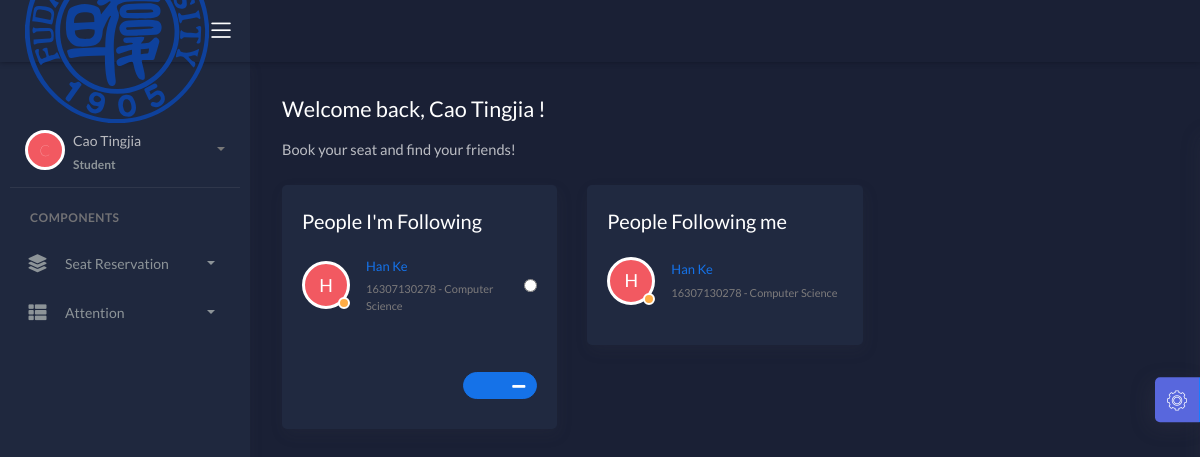
Page /look_friends (signed in) on the committed database.
### data/models.py (models this page shows)
class Students(models.Model):
	student_id = models.CharField(primary_key=True, max_length=45)
	name = models.CharField(max_length=45)
	age = models.IntegerField(default=18)
	sex = models.CharField(max_length=1,default='M')
	major = models.CharField(max_length=45)
	password = models.CharField(max_length=128,default='Fudan')
	is_admin = models.BooleanField(default = False)

### LRPJ/views_1.py (the view)
# urls.py: url(r'^look_friends', views_1.look_friends, name = 'look_friends'),
def look_friends(request):
	request.session.setdefault('login_user', '???')
	context = {'error': False}
	cur_user_id = request.session['login_user']
	cur_user = models.Students.objects.get(pk = cur_user_id)
	if cur_user_id == '???':
		return HttpResponseRedirect('/login')
	context['user'] = cur_user
	qid = request.POST.get('delete_a_friend')
	if qid:
		q = models.Students.objects.get(pk = qid)
		f = models.Friends.objects.get(student0 = cur_user ,student1 = q)
		f.delete()
	stu_list1 = models.Friends.objects.filter(student0 = cur_user)
	if stu_list1:
		stu_list = set()
		for stu in stu_list1:
			stu_list.add(stu.student1)
		context['attention_list'] = stu_list
	stu_list1 = models.Friends.objects.filter(student1 = cur_user)
	if stu_list1:
		stu_list = set()
		for stu in stu_list1:
			stu_list.add(stu.student0)
		context['fan_list'] = stu_list
	return render(request, 'look_friends.html', context)

### templates/look_friends.html (shortened to what this page needs)
<!DOCTYPE html>
<html lang="en">
<head>
	<link rel="stylesheet" href="/assets/css/bootstrap.min.css">
	<link rel="stylesheet" href="/assets/css/atlantis.min.css">
	<link rel="stylesheet" href="/assets/css/demo.css">
</head>
<body data-background-color="dark">
	<div class="wrapper">
		<div class="main-header">
			<div class="logo-header" data-background-color="dark2">
					<img src="/assets/img/Fudan_University_Logo.svg" alt="navbar brand" class="navbar-brand">
				<div class="nav-toggle">
					<button class="btn btn-toggle toggle-sidebar">
						<i class="icon-menu"></i>
					</button>
				</div>
			</div>
			<nav class="navbar navbar-header navbar-expand-lg" data-background-color="dark">
				<div class="container-fluid">
					<ul class="navbar-nav topbar-nav ml-md-auto align-items-center">
						<li class="nav-item dropdown hidden-caret">
							<a class="dropdown-toggle profile-pic" data-toggle="dropdown" href="#" aria-expanded="false">
								<div class="avatar-sm">
								</div>
							</a>
						</li>
					</ul>
				</div>
			</nav>
		</div>
		<div class="sidebar sidebar-style-2" data-background-color="dark2" >
			<div class="sidebar-wrapper scrollbar scrollbar-inner">
				<div class="sidebar-content">
					<div class="user pt-5" >
						<div class="avatar-sm float-left mr-2 ">
							<span class="avatar-title rounded-circle border border-white bg-danger">{{ user.name.0 }}</span>
						</div>
						<div class="info">
							<a data-toggle="collapse" href="#collapseExample" aria-expanded="true">
								<span>
									{{ user.name }}
									<span class="user-level">Student</span>
									<span class="caret"></span>
								</span>
							</a>
						</div>
					</div>
					<ul class="nav nav-primary">
						<li class="nav-section">
							<h4 class="text-section">Components</h4>
						</li>
						<li class="nav-item">
							<a data-toggle="collapse" href="#base">
								<i class="fas fa-layer-group"></i>
								<p>Seat Reservation</p>
								<span class="caret"></span>
							</a>
						</li>
						<li class="nav-item">
							<a data-toggle="collapse" href="#sidebarLayouts">
								<i class="fas fa-th-list"></i>
								<p>Attention</p>
								<span class="caret"></span>
							</a>
						</li>
					</ul>
				</div>
			</div>
		</div>
		<div class="main-panel">
			<div class="content">
				<div class="page-inner">
					<div class="mt-2 mb-4">
						<h2 class="text-white pb-2">Welcome back, {{ user.name }} !</h2>
						<h5 class="text-white op-7 mb-4">Book your seat and find your friends!</h5>
					</div>
					<div class="row">
                        <div class="col-md-4">
							<div class="card">
								<div class="card-body">
                                     {% if not attention_list %}
                                         <div class="card-title fw-mediumbold">You haven't added a friend to follow :(</div>
                                         <div class="card-title fw-mediumbold">Add a friend right now!</div>
                                     {% else %}
                                         <div class="card-title fw-mediumbold">People I'm Following</div>
                                         <form action="/look_friends" method="POST">
                                            <div class="card-list">
                                                {% for stu in attention_list %}
								        		<div class="item-list">
                                                    <div class="avatar avatar-away">
                                            	        <span class="avatar-title rounded-circle border border-white bg-danger">{{ stu.name.0 }}</span>
                                                    </div>
											        <div class="info-user ml-3">
												        <div class="username">{{ stu.name }}</div>
												        <div class="status">{{ stu.student_id }} - {{ stu.major }}</div>
											        </div>
                                                    <input type="radio" name="delete_a_friend" value={{ stu.student_id }} >
                                                </div>
                                                {% endfor %}
                                                <div style="text-align: right;">
                                                    <button type="submit" class="btn btn-icon btn-primary btn-round btn-xs mt-5 pl-5 pr-4">
												        <i class="fa fa-minus"></i>
                                                    </button>
                                                </div>
                                            </div>
                                         </form>
                                     {% endif %}
								</div>
							</div>
						</div>
				    	<div class="col-md-4">
							<div class="card">
								<div class="card-body">
                                     {% if not fan_list %}
                                         <div class="card-title fw-mediumbold">No one is following you :(</div>
                                     {% else %}
                                         <div class="card-title fw-mediumbold">People Following me </div>
                                            <div class="card-list">
                                                {% for stu in fan_list %}
								        		<div class="item-list">
                                                    <div class="avatar avatar-away">
                                            	        <span class="avatar-title rounded-circle border border-white bg-danger">{{ stu.name.0 }} </span>
                                                    </div>
											        <div class="info-user ml-3">
												        <div class="username">{{ stu.name }}</div>
												        <div class="status">{{ stu.student_id }} - {{ stu.major }}</div>
											        </div>
                                                </div>
                                                {% endfor %}
                                            </div>
                                     {% endif %}
								</div>
							</div>
						</div>
					</div>
				</div>
			</div>
		</div>
		<div class="custom-template">
			<div class="custom-toggle">
				<i class="flaticon-settings"></i>
			</div>
		</div>
	</div>
</body>
</html>

### LRPJ/assets/css/demo.css (style rules this page uses)
.custom-template { position: fixed; top: 50%; transform: translateY(-50%); right: -325px; width: 325px; height: max-content; display: block; z-index: 1; background: #ffffff; transition: all .3s; z-index: 1003; box-shadow: -1px 1px 20px rgba(69, 65, 78, 0.15); border-top-left-radius: 5px; border-bottom-left-radius: 5px; transition: all .5s; }
.custom-template .custom-toggle { position: absolute; width: 45px; height: 45px; background: rgb(88, 103, 221); top: 50%; left: -45px; transform: translateY(-50%); display: flex; align-items: center; justify-content: center; text-align: center; border-top-left-radius: 5px; border-bottom-left-radius: 5px; border-right: 1px solid #177dff; cursor: pointer; color: #ffffff; box-shadow: -5px 5px 20px rgba(69, 65, 78, 0.21); }
.custom-template .custom-toggle i { font-size: 20px; animation: 1.3s spin linear infinite; }

### rows in the picture
Students: name.0 "C", name "Cao Tingjia"
Students: name.0 "H", name "Han Ke", student_id "16307130278", major "Computer Science"
